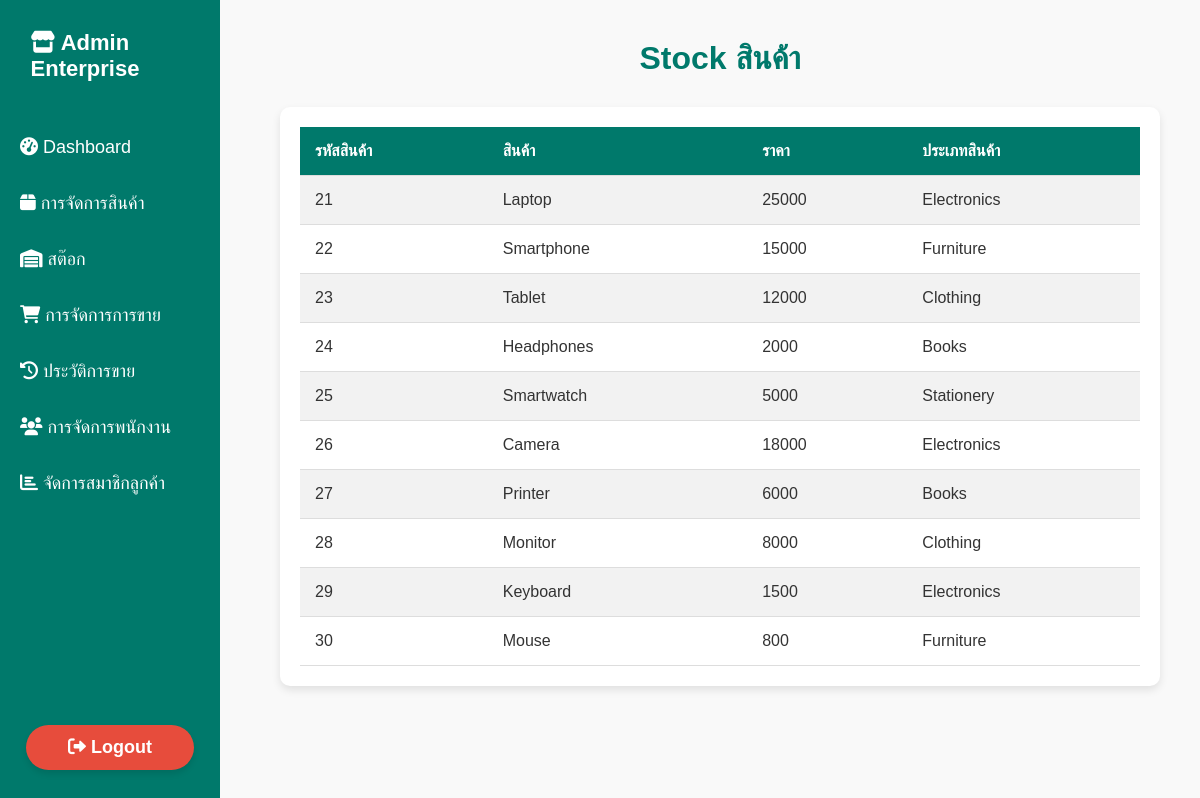
/item.php, run on the app's committed database.
### tables this page shows
CREATE TABLE `item` (
  `i_id` int(6) NOT NULL,
  `i_name` varchar(20) NOT NULL,
  `i_price` int(6) NOT NULL,
  `t_id` int(5) NOT NULL
);

CREATE TABLE `type_item` (
  `t_id` int(3) NOT NULL,
  `t_name` varchar(20) NOT NULL,
  `t_detail` varchar(100) NOT NULL
);

### item.php (the view, shortened to what this page needs)
<!DOCTYPE html>
<html lang="th">
<head>
    <link rel="stylesheet" href="stock.css">
    <link rel="stylesheet" href="https://cdnjs.cloudflare.com/ajax/libs/font-awesome/6.0.0-beta3/css/all.min.css">
</head>
<body>
    <div class="sidebar">
        <div class="logo">
            <h2><i class="fas fa-store"></i> Admin <dir>Enterprise</dir></h2>
        </div>
        <ul class="menu">
            <li><a href="dashboard.html"><i class="fas fa-tachometer-alt"></i> Dashboard</a></li>
            <li><a href="product-management.html"><i class="fas fa-box"></i> การจัดการสินค้า</a></li>
            <li><a href="stock.html"><i class="fas fa-warehouse"></i> สต๊อก</a></li>
            <li><a href="sales-management.html"><i class="fas fa-shopping-cart"></i> การจัดการการขาย</a></li>
            <li><a href="sales-history.html"><i class="fas fa-history"></i> ประวัติการขาย</a></li>
            <li><a href="employee-management.html"><i class="fas fa-users"></i> การจัดการพนักงาน</a></li>
            <li><a href="customer-management.html"><i class="fas fa-chart-bar"></i> จัดการสมาชิกลูกค้า</a></li>
        </ul>
        <div class="logout">
            <a href="login.html"><i class="fas fa-sign-out-alt"></i> Logout</a>
        </div>
    </div>
    <div class="content">
    <div class="form-container">
        <h1>Stock สินค้า</h1>
        <div class="table-container">
            <table>
                <thead>
                    <tr>
                        <th>รหัสสินค้า</th>
                        <th>สินค้า</th>
                        <th>ราคา</th>
                        <th>ประเภทสินค้า</th>
                    </tr>
                </thead>
                <tbody>
                    <tr>
                     <?php
                    require 'database.php';
                    $query = "SELECT item.i_id , item.i_name , item.i_price , type_item.t_name FROM item INNER JOIN type_item ON item.t_id = type_item.t_id;";
                    if ($is_query_run = mysqli_query($mysqli, $query))
                {
                    while ($query_executed = $is_query_run->fetch_assoc())
                    {
                        echo "<tr>";
                        echo "<td>" . $query_executed['i_id'] . "</td>";
                        echo "<td>" . $query_executed['i_name'] . "</td>";
                        echo "<td>" . $query_executed['i_price'] . "</td>";
                        echo "<td>" . $query_executed['t_name'] . "</td>";
                        echo "</tr>";
                    }
                }
                else
                {
                    echo "<tr><td colspan='3'>Error in execution!</td></tr>";
                }
                ?>
                </tbody>
            </table>
    </div>
</body>
</html>

### stock.css (style rules this page uses)
* { margin: 0; padding: 0; box-sizing: border-box; text-decoration: none; }
body { font-family: 'Prompt', sans-serif; background-color: #f9f9f9; color: #333; display: flex; }
.sidebar { width: 220px; background-color: #00796b; min-height: 100vh; padding: 30px 5px; position: fixed; top: 0; left: 0; display: flex; flex-direction: column; align-items: center; }
.sidebar h2 { color: #fff; margin-right: 50px; font-size: 22px; margin-bottom: 30px; }
.sidebar ul { list-style: none; width: 100%; }
.sidebar ul li { margin: 15px 0; }
.sidebar ul li a { text-decoration: none; color: #fff; font-size: 18px; padding: 10px 15px; display: block; border-radius: 8px; transition: background-color 0.3s; }
.content { margin-left: 240px; padding: 40px; flex-grow: 1; background-color: #f9f9f9; }
.content h1 { font-size: 32px; color: #00796b; margin-bottom: 30px; text-align: center; }
.table-container { background-color: #fff; padding: 20px; border-radius: 10px; box-shadow: 0 4px 8px rgba(0, 0, 0, 0.1); }
.table-container table { width: 100%; border-collapse: collapse; }
.table-container table th, .table-container table td { padding: 15px; text-align: left; border-bottom: 1px solid #ddd; }
.table-container table th { background-color: #00796b; color: white; text-transform: uppercase; }
.table-container table tbody tr:nth-child(even) { background-color: #f2f2f2; }
.table-container table td { color: #333; }
.logout { margin-top: auto; width: 100%; text-align: center; }
.logout a { color: #fff; background-color: #e74c3c; padding: 12px 20px; border-radius: 30px; display: inline-block; text-align: center; font-size: 18px; font-weight: bold; transition: background-color 0.3s ease, transform 0.3s ease; box-shadow: 0 4px 6px rgba(0, 0, 0, 0.1); width: 80%; }

### data on the page
item: i_id "21", i_name "Laptop", i_price "25000", t.t_name "Electronics"
item: i_id "22", i_name "Smartphone", i_price "15000", t.t_name "Furniture"
item: i_id "23", i_name "Tablet", i_price "12000", t.t_name "Clothing"
item: i_id "24", i_name "Headphones", i_price "2000", t.t_name "Books"
item: i_id "25", i_name "Smartwatch", i_price "5000", t.t_name "Stationery"
item: i_id "26", i_name "Camera", i_price "18000", t.t_name "Electronics"
item: i_id "27", i_name "Printer", i_price "6000", t.t_name "Books"
item: i_id "28", i_name "Monitor", i_price "8000", t.t_name "Clothing"
item: i_id "29", i_name "Keyboard", i_price "1500", t.t_name "Electronics"
item: i_id "30", i_name "Mouse", i_price "800", t.t_name "Furniture"
